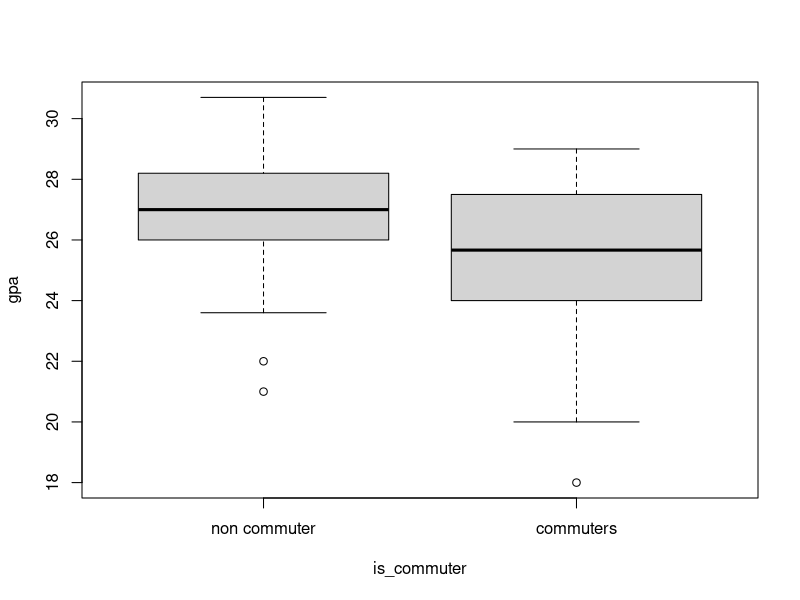
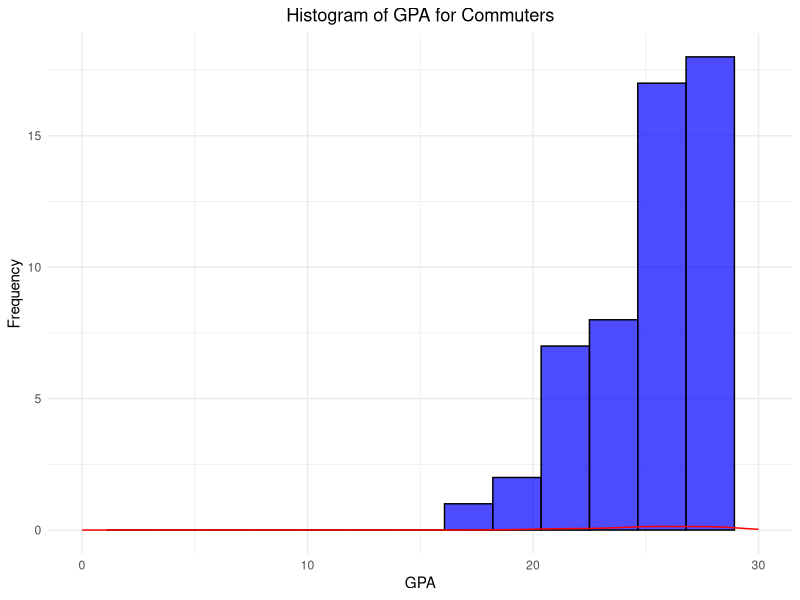
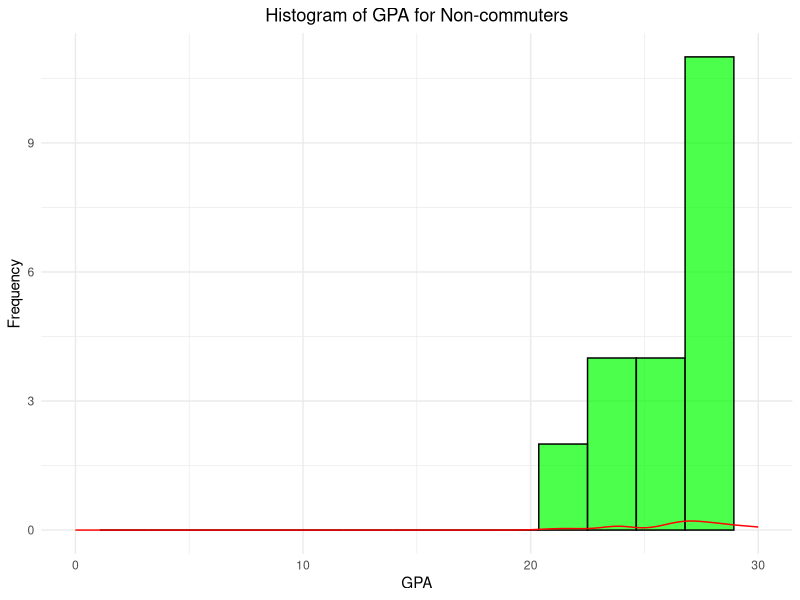
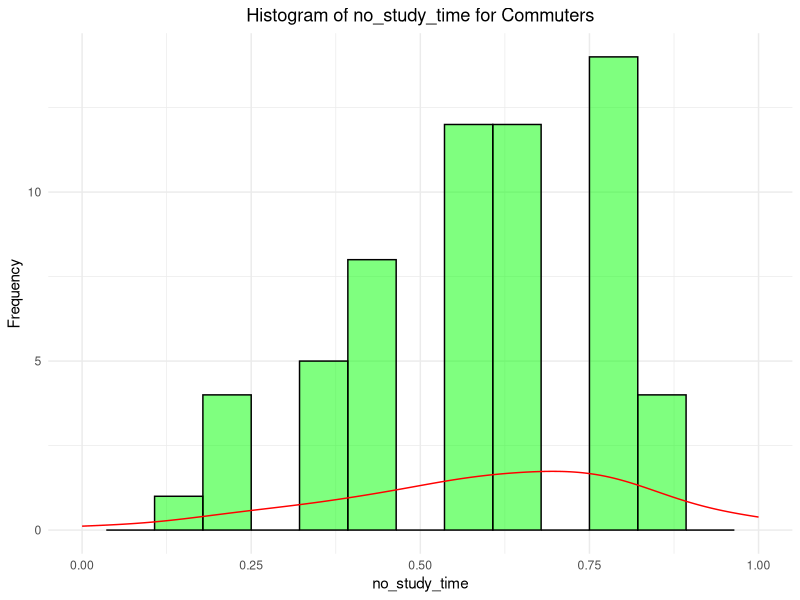
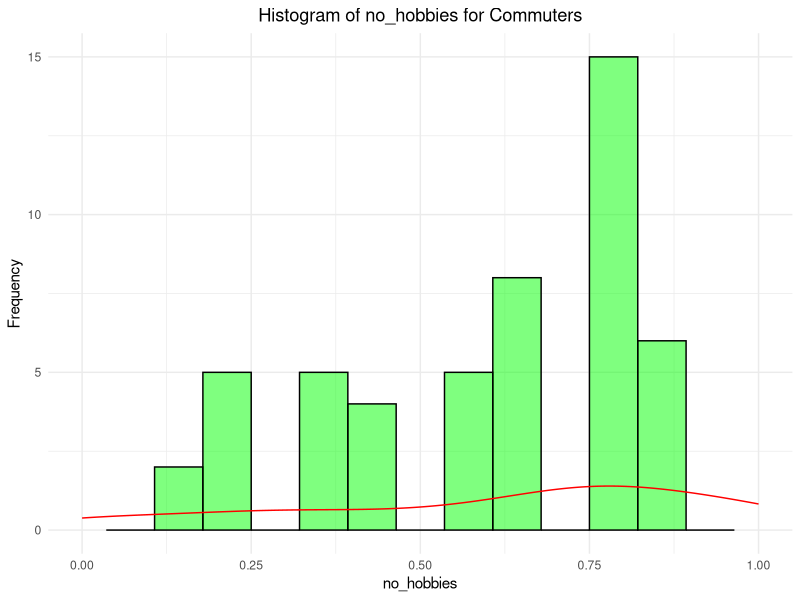
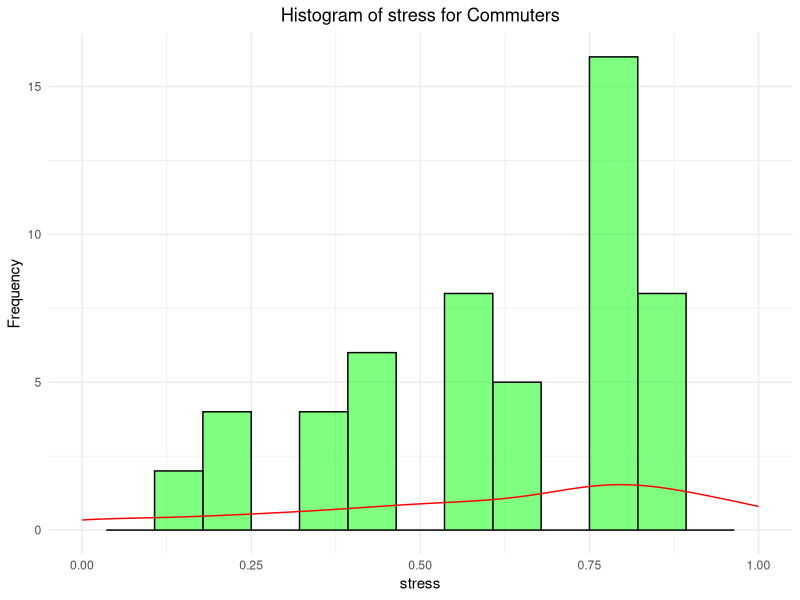
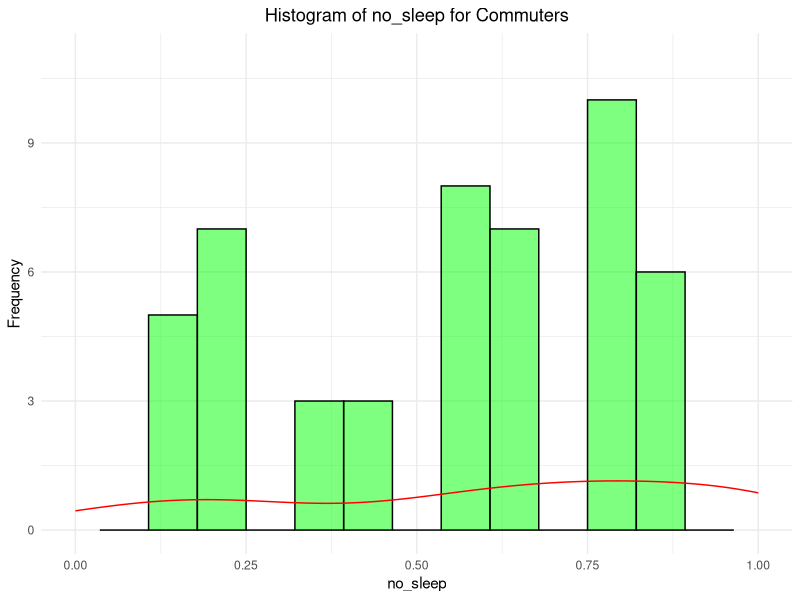
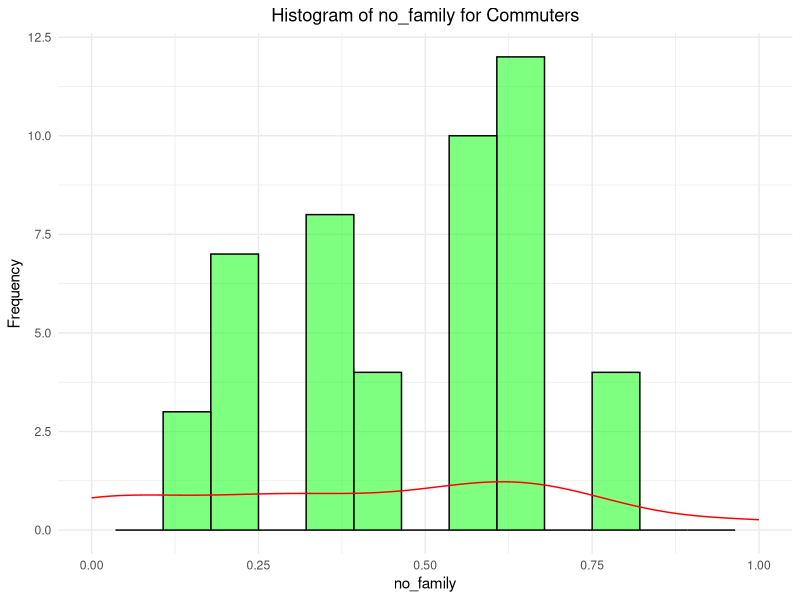

These charts were generated, in order, by the following R code:
data <- read.csv("data/merged.csv")
library(ggplot2)
library(dplyr)

n_commuters <- sum(data$is_commuter)
total <- length(data$is_commuter)
n_non_commuters <- total - n_commuters
ratio_commuters <- n_commuters / total

data.frame(
    commuters = n_commuters,
    non_commuters = n_non_commuters,
    ratio_commuters = ratio_commuters
)

attach(data)

boxplot(gpa[gpa != -1] ~ is_commuter[gpa != -1],
    data = data,
    names = c("non commuter", "commuters"),
    xlab = "is_commuter",
    ylab = "gpa"
)

# Histograms for GPA (Commuters)
filtered_commuters <- filter(data, is_commuter == 1 & gpa >= 0 & gpa <= 30)
ggplot(filtered_commuters, aes(x = gpa)) +
  geom_histogram(bins = 15, fill = "blue", color = "black", alpha = 0.7) +
  geom_density(aes(y = ..density..), color = "red") + 
  xlim(0, 30) +  
  ggtitle('Histogram of GPA for Commuters') +
  xlab('GPA') +
  ylab('Frequency') +
  theme_minimal() +
  theme(plot.title = element_text(hjust = 0.5))

# Histogram for GPA (Non-commuters)
filtered_non_commuters <- filter(data, is_commuter == 0 & gpa >= 0 & gpa <= 30)
ggplot(filtered_non_commuters, aes(x = gpa)) +
  geom_histogram(bins = 15, fill = "green", color = "black", alpha = 0.7) +
  geom_density(aes(y = ..density..), color = "red") + 
  xlim(0, 30) +  
  ggtitle('Histogram of GPA for Non-commuters') +
  xlab('GPA') +
  ylab('Frequency') +
  theme_minimal() +
  theme(plot.title = element_text(hjust = 0.5))

#Histogram for mean indices of life quality (Commuters)
filtered_data <- filter(data, is_commuter == 1)
filtered_columns <- filtered_data[, c("no_study_time", "no_hobbies", "stress", "no_sleep", "no_family", "no_friends", "loneliness")]

for (index in colnames(filtered_columns)) {
  xlim_range <- range(filtered_columns[[index]], na.rm = TRUE)
  plot <- ggplot(filtered_columns, aes_string(x = index)) +  
    geom_histogram(bins = 15, alpha = 0.5, fill = "green", color = "black") +
    geom_density(aes(y = ..density..), color = "red") + 
    xlim(xlim_range) +  
    ggtitle(paste("Histogram of", index, "for Commuters")) +  
    xlab(index) +  
    ylab('Frequency') + 
    theme_minimal() + 
    theme(plot.title = element_text(hjust = 0.5)) 
  print(plot)
}

#Histogram for mean indices of life quality (Non-commuters)
filtered_data <- filter(data, is_commuter == 0)
filtered_columns <- filtered_data[, c("no_study_time", "no_hobbies", "stress", "no_sleep", "no_family", "no_friends", "loneliness")]

for (index in colnames(filtered_columns)) {
  xlim_range <- range(filtered_columns[[index]], na.rm = TRUE)
  plot <- ggplot(filtered_columns, aes_string(x = index)) +  
    geom_histogram(bins = 15, alpha = 0.5, fill = "green", color = "black") +
    geom_density(aes(y = ..density..), color = "red") + 
    xlim(xlim_range) +  
    ggtitle(paste("Histogram of", index, "for Non-commuters")) +  
    xlab(index) +  
    ylab('Frequency') + 
    theme_minimal() + 
    theme(plot.title = element_text(hjust = 0.5)) 
  print(plot)
}

# Means for life indices
selected_columns <- c("no_study_time", "no_hobbies", "stress", "no_sleep", "no_family", "no_friends", "loneliness")
data$row_mean <- rowMeans(data[, selected_columns], na.rm = TRUE)
result <- data[, c(selected_columns, "row_mean")]
head(result)

#Boxplot of mean life indices for commuters
boxplot(row_mean ~ is_commuter,
        data = data[!is.na(data$row_mean), ],
        names = c("non commuter", "commuters"),
        xlab = "is_commuter",
        ylab = "gpa"
)
